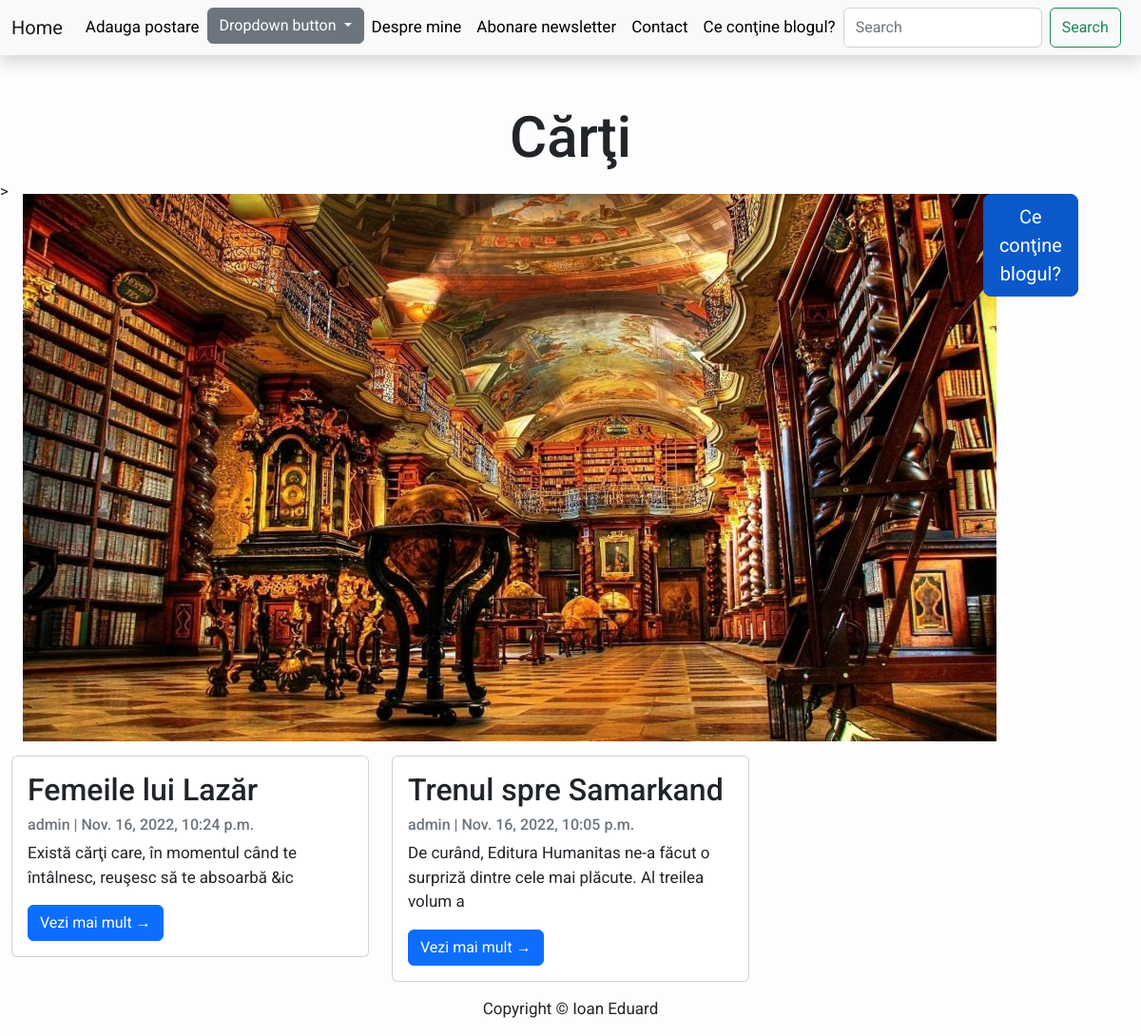
The app's page /blog/lista-carti/ (signed in) with its own data.
### Blog/models.py (models this page shows, shortened)
class Post(models.Model):
    title = models.CharField(max_length=200, unique=True)
    slug = models.SlugField(max_length=200, unique=True)
    author = models.ForeignKey(User, on_delete=models.CASCADE, related_name='blog_posts')
    updated_on = models.DateTimeField(auto_now=True)
    content = RichTextField(blank=True, null=True, config_name='awesome_ckeditor')
    category = models.CharField(max_length=200, default='calatorii')
    created_on = models.DateTimeField(auto_now_add=True)
    status = models.IntegerField(choices=STATUS, default=0)
    tags = models.CharField(max_length=200, null=True, default="")
    class Meta:
        ordering = ['-created_on']

### Blog/views.py (the view)
# urls.py: path('blog/lista-carti/',PostListCarti.as_view(), name='lista_carti'),
class PostListCarti(generic.ListView):
    queryset = Post.objects.filter(status=1,category='carti').order_by('-created_on')
    template_name = 'lista_carti.html'

### templates/lista_carti.html
{% extends "base.html" %}
{% load static %}
{% block content %}
    <header>
<br>
<br>
        <h1 style="text-align:center;font-size:60px;"> Cărţi </h1>
        <div class="flex-container">>
            <div class="col-md-10">
                <img style="width: 1024px;display: block;  margin-left: auto;  margin-right: auto; "
                     alt="Gradina japoneza"
                     src="{% static 'images/poza_carti.jpg' %}"/>
            </div>
            <div class="col-md-1">
                <div class="sidenav">
                <a href="{% url 'cuprins_blog' %}" class="btn btn-primary btn-lg active" role="button" aria-pressed="true">Ce conţine blogul?</a>
                </div>
            </div>
        </div>
    </header>
    <div class="container-fluid">
        <div class="row">
            {% for post in post_list|slice:":10" %}
                <div class="col-md-4">
                    <div class="card">
                        <div class="card-body">
                            <h2 class="card-title">{{ post.title }}</h2>
                            <p class="card-text text-muted h6">{{ post.author }} | {{ post.created_on }} </p>
                            <p class="card-text">{{ post.content|striptags|safe|slice:":100" }}</p>
                            <a href="{% url 'post_detail' post.slug %}" class="btn btn-primary">Vezi mai mult &rarr;</a>
                        </div>
                    </div>
                </div>
            {% endfor %}
        </div>
    </div>
{% endblock %}

### static/css/my_style.css (style rules this page uses)
.flex-container { display: flex; }
.flex-container > div { margin: 5px; padding: 10px; font-size: 20px; }

### templates/base.html (style rules this page uses)
body { font-family: "Roboto", sans-serif; font-size: 17px; background-color: #fdfdfd; }

### records on screen
Post: title "Femeile lui Lazăr", author "admin", created_on "Nov. 16, 2022, 10:24 p.m.", content "Există cărţi care, în momentul când te întâlnesc, reuşesc să te absoarbă &ic"
Post: title "Trenul spre Samarkand", author "admin", created_on "Nov. 16, 2022, 10:05 p.m.", content "De curând, Editura Humanitas ne-a făcut o surpriză dintre cele mai plăcute. Al treilea volum a"
